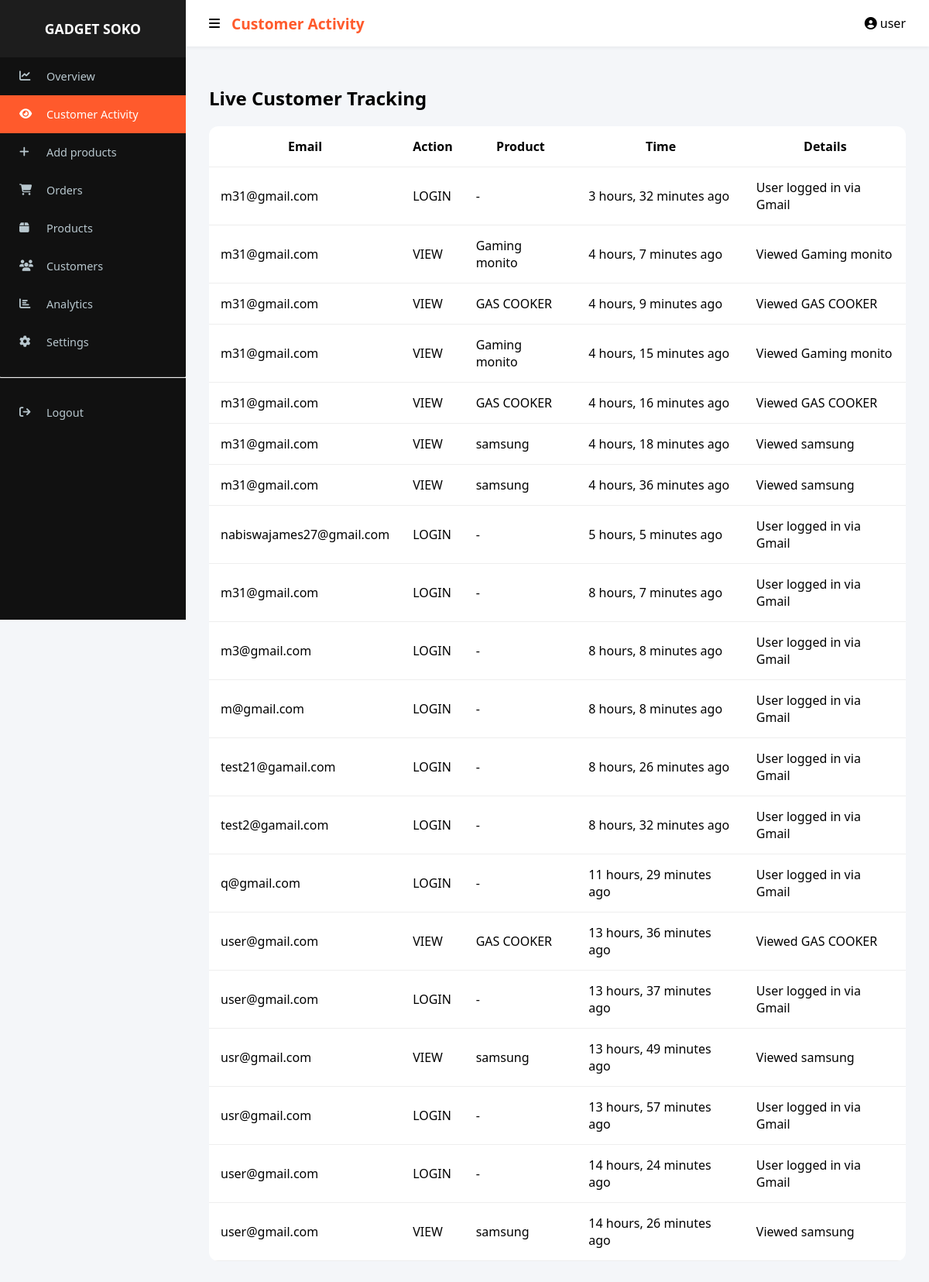
The app's page /activity/ (signed in), older data.
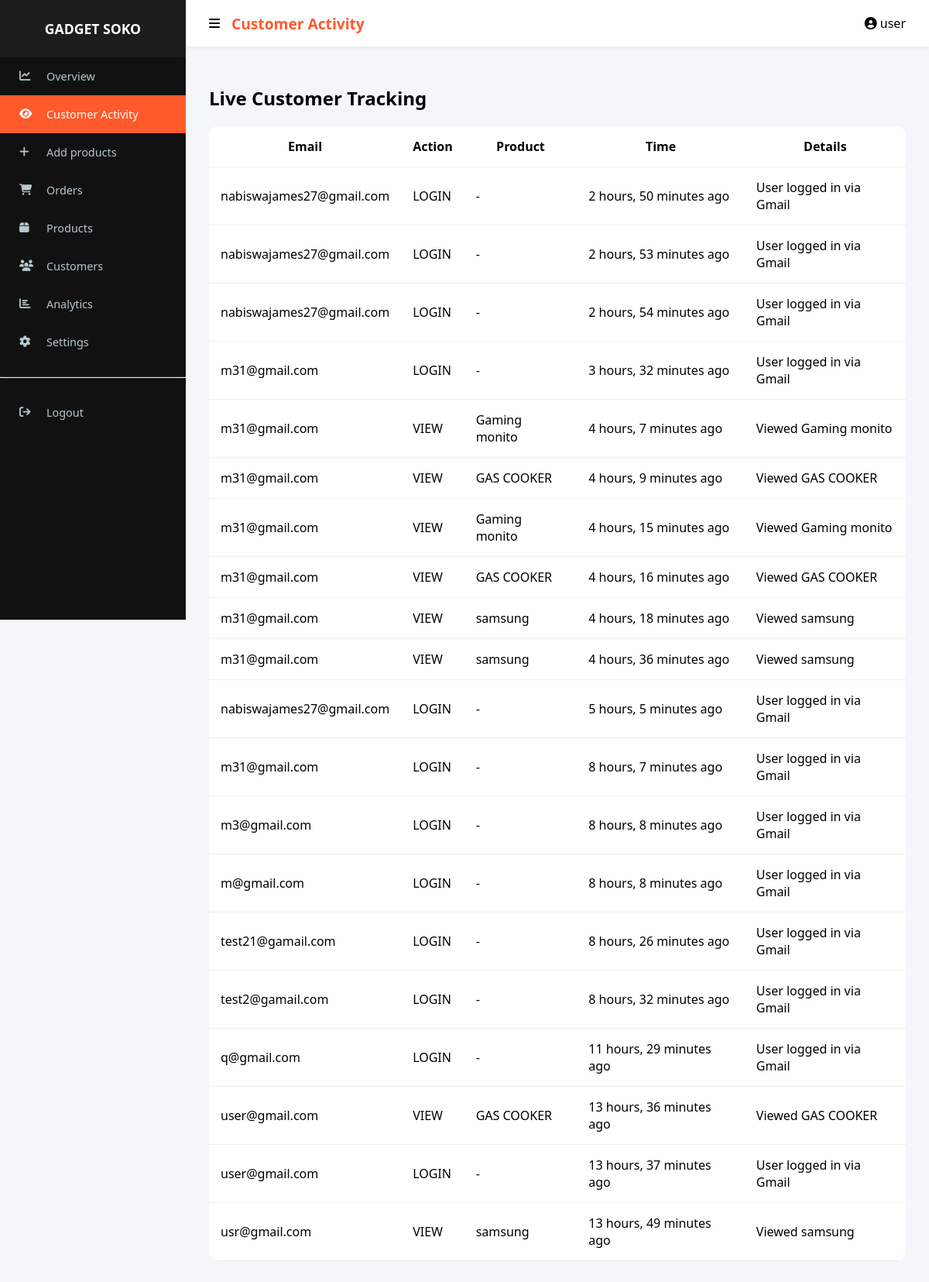
The same page, newer data.
### app/models.py (models this page shows, shortened)
class UserActivity(models.Model):
    user = models.ForeignKey(User, on_delete=models.CASCADE)
    action = models.CharField(max_length=20)
    product = models.ForeignKey(Product, on_delete=models.SET_NULL, null=True, blank=True)
    timestamp = models.DateTimeField(auto_now_add=True)
    extra_info = models.TextField(blank=True, null=True)

class Product(models.Model):
    name = models.CharField(max_length=255)
    price = models.DecimalField(max_digits=10, decimal_places=2)
    discount = models.DecimalField(max_digits=4, decimal_places=2, default=0)
    shipping_fee = models.DecimalField(max_digits=10, decimal_places=2, default=0.00)
    stock = models.IntegerField()
    category = models.ForeignKey(Category, on_delete=models.CASCADE, related_name="products")
    brand = models.ForeignKey(Brand, on_delete=models.CASCADE, related_name='products', null=True, blank=True)
    image = models.ImageField(upload_to='products/', null=True, blank=True)
    specifications = models.TextField(blank=True)
    views = models.IntegerField(default=0)
    created_at = models.DateTimeField(auto_now_add=True)
    updated_at = models.DateTimeField(auto_now=True)
    discount_duration_hours = models.PositiveIntegerField(default=0)
    discount_start_time = models.DateTimeField(null=True, blank=True)

### app/views.py (the view)
# urls.py: path('activity/', views.activity_view, name='activity'),
@staff_member_required
def activity_view(request):
    activity_logs = UserActivity.objects.select_related('user', 'product').order_by('-timestamp')[:20]
    for log in activity_logs:
        latest_order = Order.objects.filter(user=log.user).order_by('-created_at').first()
        log.last_order_status = latest_order.status if latest_order else "Browsing Only"
    context = {
        "customer_activity": activity_logs,
    }
    return render(request, "activity.html", context)

### app/context_processors.py (called while the page is built)
def cart_count(request):
    count = 0
    if request.user.is_authenticated:
        result = CartItem.objects.filter(user=request.user).aggregate(
            total=Sum('quantity')
        )
        count = result['total'] or 0
    return {'cart_count': count}

### app/templates/activity.html (shortened to what this page needs)
{% extends "baseadmin.html" %}
{% block header %}Customer Activity{% endblock %}
{% block content %}
<h2>Live Customer Tracking</h2>
<div class="table-container">
    <table>
        <thead>
            <tr>
                <th>Email</th><th>Action</th><th>Product</th><th>Time</th><th>Details</th>
            </tr>
        </thead>
        <tbody>
            {% for log in customer_activity %}
            <tr>
                <td>{{ log.user.email }}</td>
                <td>{{ log.action }}</td>
                <td>{{ log.product.name|default:"-" }}</td>
                <td>{{ log.timestamp|timesince }} ago</td>
                <td>{{ log.extra_info }}</td>
            </tr>
            {% empty %}
            <tr><td colspan="5" style="text-align:center;">No activity found</td></tr>
            {% endfor %}
        </tbody>
    </table>
</div>
{% endblock %}

Row changes from the older to the newer data that the page shows:
no longer on this page (row unchanged): UserActivity: user.email "usr@gmail.com", action "LOGIN", product.name "-", timestamp "13 hours, 57 minutes", extra_info "User logged in via Gmail"
no longer on this page (row unchanged): UserActivity: user.email "user@gmail.com", action "LOGIN", product.name "-", timestamp "14 hours, 24 minutes", extra_info "User logged in via Gmail"
no longer on this page (row unchanged): UserActivity: user.email "user@gmail.com", action "VIEW", product.name "samsung", timestamp "14 hours, 26 minutes", extra_info "Viewed samsung"
added UserActivity: user.email "nabiswajames27@gmail.com", action "LOGIN", product.name "-", timestamp "2 hours, 50 minutes", extra_info "User logged in via Gmail"
added UserActivity: user.email "nabiswajames27@gmail.com", action "LOGIN", product.name "-", timestamp "2 hours, 53 minutes", extra_info "User logged in via Gmail"
added UserActivity: user.email "nabiswajames27@gmail.com", action "LOGIN", product.name "-", timestamp "2 hours, 54 minutes", extra_info "User logged in via Gmail"
